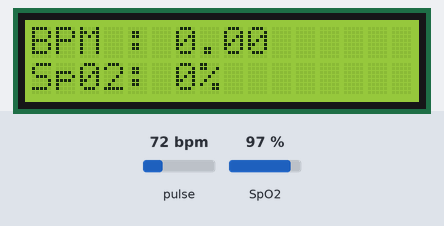
A sketch run on a simulated Arduino Uno, built with avr-gcc and run on an emulated ATmega328P. Shown: 16×2 character LCD. Inputs (shaded band) come from the test bench; at power-on: pulse 72 bpm, SpO2 97 %. What the sketch prints to the serial monitor is not drawn.

Above: at 3.2 s.
3.3 s: pulse set to 42 bpm
At 5.5 s:
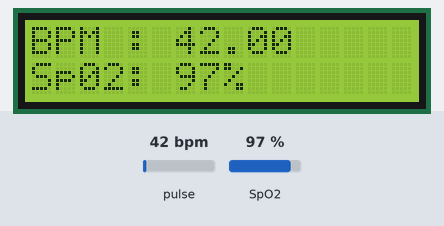
6.6 s: SpO2 set to 80 %
At 7.7 s:
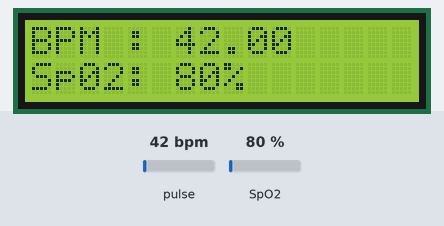
8.7 s: pulse set to 70 bpm
At 9.8 s:
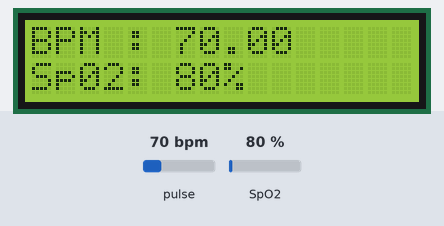
10.7 s: SpO2 set to 85 %
At 12.0 s:
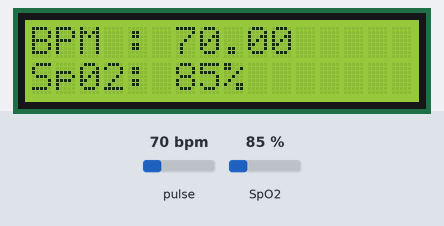
Timing chart, 0 to 13.7 s (numbered marks = the images above; inputs shaded):
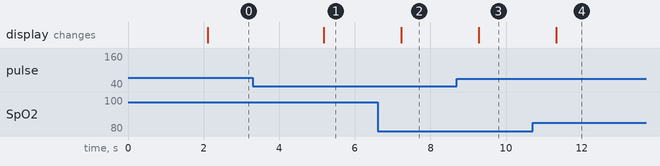

The sketch:

MAX30100-LCD.ino
```cpp
//Arduino library for the Maxim Integrated MAX30100 oximetry / heart rate sensor
/* Arduino-MAX30100 */

#include <LiquidCrystal_I2C.h>
#include <Wire.h>
#include "MAX30100_PulseOximeter.h"

#define REPORTING_PERIOD_MS     1000

LiquidCrystal_I2C lcd(0x27, 16, 2);

PulseOximeter pox;
uint32_t tsLastReport = 0;

void onBeatDetected()
{
  Serial.println("Beat!!!");
}

void setup()
{
  Serial.begin(9600);
  lcd.init();
  lcd.backlight();
  lcd.setCursor(0, 0);
  lcd.print("      Pluse");
  lcd.setCursor(0, 1);
  lcd.print("    Oximeter");
  delay(2000);

  if (!pox.begin()) {
    Serial.println("FAILED");
    for (;;);
  } else {
    Serial.println("SUCCESS");
  }
  pox.setIRLedCurrent(MAX30100_LED_CURR_7_6MA);

  pox.setOnBeatDetectedCallback(onBeatDetected);
}

void loop()
{
  pox.update();
  if (millis() - tsLastReport > REPORTING_PERIOD_MS) {
    lcd.clear();
    lcd.setCursor(0 , 0);
    lcd.print("BPM : ");
    lcd.print(pox.getHeartRate());
    lcd.setCursor(0 , 1);
    lcd.print("Sp02: ");
    lcd.print(pox.getSpO2());
    lcd.print("%");
    tsLastReport = millis();
  }
}
```

Measured:
- after the input at 3.3 s, the display: changes after 1.9 s (image 1)
- after the input at 6.6 s, the display: changes after 0.63 s (image 2)
- after the input at 8.7 s, the display: changes after 0.58 s (image 3)
- after the input at 10.7 s, the display: changes after 0.63 s (image 4)
